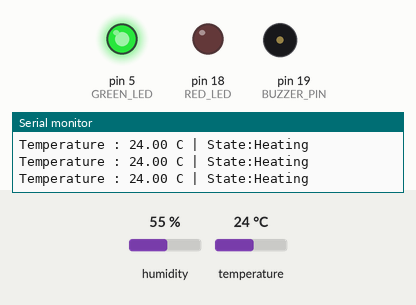
Simulated run of this sketch. Board: Arduino Uno, built with avr-gcc and run on an emulated ATmega328P. On the bench: output pins drawn as LEDs (lit = HIGH), buzzer (waves = sounding, pin HIGH), the last lines printed to the serial monitor. The inputs (shaded band) are chosen by the test bench; at power-on: temperature 24 °C, humidity 55 %.

Above: at 2.8 s.
2.9 s: temperature set to 25.4 °C
At 5.0 s:
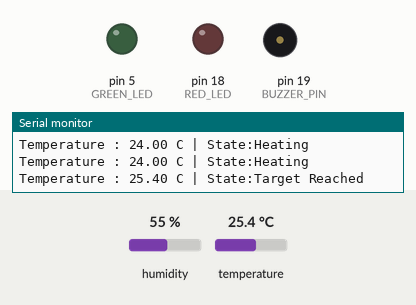
5.6 s: temperature set to 29.5 °C
8.3 s: temperature set to 30.8 °C
At 10.3 s:
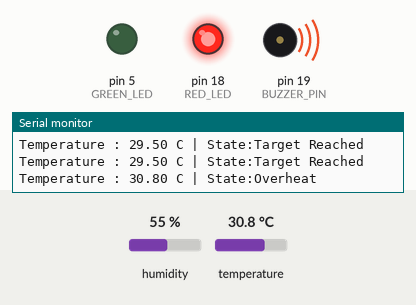
11.5 s: temperature set to 12 °C
At 13.3 s:
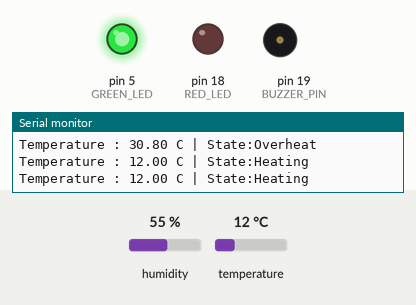
14.2 s: temperature set to 28 °C
At 16.9 s:
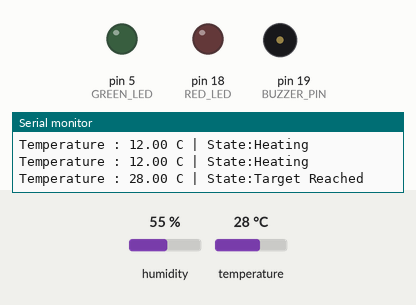
Timing chart, 0 to 18.4 s (numbered marks = the images above; inputs shaded):
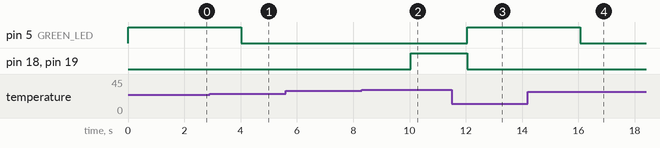

Measured:
- the behaviour switches between 24.9 and 25 °C on temperature (found by bisection; images 0 and 1)
- the behaviour switches between 30 and 30.1 °C on temperature (found by bisection; images 1 and 2)
- after the input at 2.9 s, pin 5 (GREEN_LED): HIGH → LOW after 1.1 s
- after the input at 8.3 s, pin 18 (RED_LED), pin 19 (BUZZER_PIN): LOW → HIGH after 1.7 s
- after the input at 11.5 s, pin 5 (GREEN_LED): LOW → HIGH after 0.55 s; pin 18 (RED_LED), pin 19 (BUZZER_PIN): HIGH → LOW after 0.55 s
- after the input at 14.2 s, pin 5 (GREEN_LED): HIGH → LOW after 1.9 s

The sketch:

sketch.ino
```cpp
#include <DHT.h>

#define DHTPIN 15         // DHT22 data pin connected to GPIO15
#define DHTTYPE DHT22
DHT dht(DHTPIN,DHTTYPE) ;    // Sensor type is DHT22

#define GREEN_LED 5      // Heater (LED) control pin
#define RED_LED 18
#define BUZZER_PIN 19        // Warning LED pin

#define MIN_TEMP 25.0     // Minimum temperature to turn ON heater
#define MAX_TEMP 30.0
String laststate="" ;   // Maximum temperature to turn OFF heater


void setup() {
  Serial.begin(9600);
  dht.begin();

  pinMode(GREEN_LED, OUTPUT);
  pinMode(RED_LED, OUTPUT);
   pinMode(BUZZER_PIN, OUTPUT);

 digitalWrite(GREEN_LED, LOW);
  digitalWrite(RED_LED, LOW);
  digitalWrite(BUZZER_PIN, LOW);
}


void loop() {
  float temp = dht.readTemperature(); // Read temperature in Celsius

  if (isnan(temp)) {
    Serial.println("Failed to read from DHT sensor!");
    delay(1000);
    return;
  }
  String currentState="";
  String lastState="";


  // Heater ON if temp is below MIN_TEMP
  if (temp < MIN_TEMP) {
    currentState="Heating";
    digitalWrite(GREEN_LED, HIGH);
    digitalWrite(RED_LED,LOW);
    digitalWrite(BUZZER_PIN,LOW);

  }
  // Heater OFF if temp exceeds MAX_TEMP
  else if (temp <=MAX_TEMP) {
    currentState="Target Reached";
    digitalWrite(GREEN_LED, LOW);
    digitalWrite(RED_LED, LOW);
    digitalWrite(BUZZER_PIN,LOW);

  }
  // Overheat warning
  else {
    currentState="Overheat";
    digitalWrite(GREEN_LED, LOW);
    digitalWrite(RED_LED, HIGH);
    digitalWrite(BUZZER_PIN,HIGH);

  }
  if(currentState !=lastState){
  Serial.print("Temperature : ");
  Serial.print(temp);
  Serial.print(" C | State:");
  Serial.println(currentState);
  lastState=currentState;
  }

  delay(1000); // Read every 2 seconds
}
```
